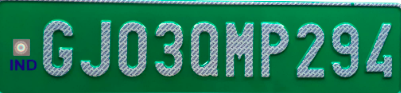
#> input picture images/input/plate4.png, 401 x 93 px
$ jupyter execute --allow-errors recognition-2.ipynb
#> lines starting #> are read from the running program, lines starting #| are printed output that depends on the picture; after the words box and inside, x2 and y2 are one past the last pixel; in counts of white or black regions, pixels touching at a corner belong together
[cell 1]
import cv2
import numpy as np
import matplotlib.pyplot as plt
from tensorflow.keras.models import Sequential
from tensorflow.keras.layers import Conv2D, MaxPooling2D, BatchNormalization, Flatten, Dense, Dropout

#> (a cell that did not finish here is left out)

[cell 3]
def preprocess_black_plate(image):
    # Convert the image to grayscale
    gray_image = cv2.cvtColor(image, cv2.COLOR_BGR2GRAY)

    # Apply thresholding to separate white text from black background
    _, binary_image = cv2.threshold(gray_image, 128, 255, cv2.THRESH_BINARY)

    # Apply noise removal using median filtering
    median_filtered = cv2.medianBlur(binary_image, 3)

    # Apply morphological operations to clean up the image
    kernel = np.ones((3, 3), np.uint8)
    opening = cv2.morphologyEx(median_filtered, cv2.MORPH_OPEN, kernel)
    binary_image = cv2.morphologyEx(opening, cv2.MORPH_CLOSE, kernel)

    return binary_image

[cell 4]
def segment_characters(image):
    # Resize the license plate image
    img_lp = cv2.resize(image, (333, 75))

    # Preprocess the image for black background and white text
    preprocessed_img = preprocess_black_plate(img_lp)

    LP_WIDTH = preprocessed_img.shape[0]
    LP_HEIGHT = preprocessed_img.shape[1]

    # Make borders white (since characters are black) to avoid false contour detection at edges
    preprocessed_img[0:3, :] = 255  # Top border
    preprocessed_img[:, 0:3] = 255  # Left border
    preprocessed_img[72:75, :] = 255  # Bottom border
    preprocessed_img[:, 330:333] = 255  # Right border

    # Estimate dimensions for contours
    dimensions = [LP_WIDTH/6, LP_WIDTH/2, LP_HEIGHT/10, 2*LP_HEIGHT/3]

    # Find contours and segment characters
    char_list = find_contours(dimensions, preprocessed_img)

    return char_list

[cell 5]
def find_contours(dimensions, img):
    # Invert the image before finding contours (since we're looking for white text now)
    img_inv = cv2.bitwise_not(img)
    cntrs, _ = cv2.findContours(img_inv.copy(), cv2.RETR_TREE, cv2.CHAIN_APPROX_SIMPLE)
    lower_width, upper_width, lower_height, upper_height = dimensions

    cntrs = sorted(cntrs, key=cv2.contourArea, reverse=True)[:15]

    x_cntr_list = []
    img_res = []
    for cntr in cntrs:
        intX, intY, intWidth, intHeight = cv2.boundingRect(cntr)

        if lower_width < intWidth < upper_width and lower_height < intHeight < upper_height:
            x_cntr_list.append(intX)
            char_copy = np.zeros((44, 24))
            char = img[intY:intY+intHeight, intX:intX+intWidth]
            char = cv2.resize(char, (20, 40))
            # No need to subtract from 255 here, as we want white text on black background
            char_copy[2:42, 2:22] = char
            img_res.append(char_copy)

    # Sort characters by x-coordinate
    indices = sorted(range(len(x_cntr_list)), key=lambda k: x_cntr_list[k])
    img_res_copy = [img_res[idx] for idx in indices]

    # Display detected contours
    plt.figure()
    plt.imshow(img, cmap='gray')
    plt.title('Character Contours')
    plt.axis('off')
    plt.show()

    return np.array(img_res_copy)

[cell 6]
# Helper function to format the characters for model input
def fix_dimension(img):
    new_img = np.zeros((28, 28, 3))
    for i in range(3):
        new_img[:, :, i] = img
    return new_img

[cell 7]
# Function to show results after character recognition
def show_results(char_list):
    dic = {i: c for i, c in enumerate('0123456789ABCDEFGHIJKLMNOPQRSTUVWXYZ')}
    output = []

    for ch in char_list:
        img = cv2.resize(ch, (28, 28), interpolation=cv2.INTER_AREA)
        img = fix_dimension(img)
        img = img.reshape(1, 28, 28, 3)
        y_ = model.predict(img)[0]
        character = dic[np.argmax(y_)]
        output.append(character)

    plate_number = ''.join(output)
    return plate_number

[cell 8]
# Load and process the license plate image
license_plate_img = cv2.imread('../images/input/plate4.png')
#> license_plate_img is the input picture: shape (93, 401, 3); mean B, G, R 90.7, 123.9, 38.2

# Display the original license plate image
plt.imshow(cv2.cvtColor(license_plate_img, cv2.COLOR_BGR2RGB))
plt.title('Input License Plate')
plt.axis('off')
plt.show()

# Segment characters from the license plate
char_list = segment_characters(license_plate_img)
#> in segment_characters, `img_lp = cv2.resize(image, (333, 75))`:
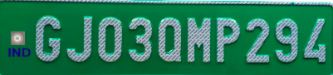
#> img_lp: shape (75, 333, 3); mean B, G, R 90.5, 123.7, 38.1
#> in preprocess_black_plate, `gray_image = cv2.cvtColor(image, cv2.COLOR_BGR2GRAY)`:
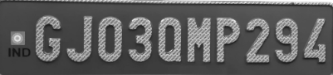
#> gray_image: shape (75, 333); min 22, max 255, mean 94.3
#> in preprocess_black_plate, `_, binary_image = cv2.threshold(gray_image, 128, 255, cv2.THRESH_BINARY)`:
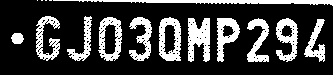
#> binary_image: shape (75, 333); 24.2% white; 16 white regions (4 under 20 px), largest, box (x1, y1, x2, y2) and area: (53, 0, 333, 6) 831, (188, 18, 210, 62) 692, (159, 17, 181, 61) 591
#> in preprocess_black_plate, `median_filtered = cv2.medianBlur(binary_image, 3)`:
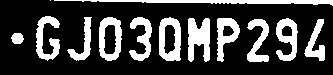
#> median_filtered: shape (75, 333); 24.9% white; 13 white regions (1 under 20 px), largest, box (x1, y1, x2, y2) and area: (54, 0, 333, 6) 824, (188, 18, 210, 62) 706, (159, 17, 181, 61) 620
#> in preprocess_black_plate, `opening = cv2.morphologyEx(median_filtered, cv2.MORPH_OPEN, kernel)`: opening: shape (75, 333); 24.4% white; 13 white regions (1 under 20 px), largest, box (x1, y1, x2, y2) and area: (99, 0, 333, 5) 758, (188, 18, 210, 61) 698, (159, 18, 181, 61) 612
#> in preprocess_black_plate, `binary_image = cv2.morphologyEx(opening, cv2.MORPH_CLOSE, kernel)`:
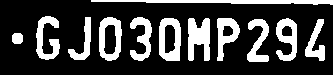
#> binary_image: shape (75, 333); 24.5% white; 12 white regions, largest, box (x1, y1, x2, y2) and area: (91, 0, 333, 5) 778, (188, 18, 210, 61) 702, (159, 18, 181, 61) 617
#> in segment_characters, `preprocessed_img[:, 330:333] = 255`:
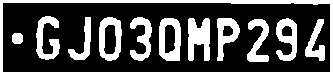
#> preprocessed_img: shape (75, 333); 31.5% white; 12 white regions, largest, box (x1, y1, x2, y2) and area: (0, 0, 333, 75) 2513, (188, 18, 210, 61) 702, (159, 18, 181, 61) 617
#> in find_contours, `img_inv = cv2.bitwise_not(img)`: img_inv: shape (75, 333); 68.5% white; 12 black regions
#> in find_contours, `cntrs, _ = cv2.findContours(img_inv.copy(), cv2.RETR_TREE, cv2.CHAIN_A..`: cntrs = 16 contours; largest, box (x1, y1, x2, y2) and area: (3, 3, 330, 72) 22068, (158, 17, 182, 62) 926, (98, 16, 123, 62) 926, (187, 17, 211, 62) 785, (275, 17, 298, 62) 696
#> in find_contours, `cntrs = sorted(cntrs, key=cv2.contourArea, reverse=True)[:15]`: cntrs = 15 contours; largest, box (x1, y1, x2, y2) and area: (3, 3, 330, 72) 22068, (158, 17, 182, 62) 926, (98, 16, 123, 62) 926, (187, 17, 211, 62) 785, (275, 17, 298, 62) 696
#> the loop in find_contours, `for cntr in cntrs:` made 15 passes
#> (intX, intY, intWidth, intHeight) on passes 1 to 12: (3, 3, 327, 69), (158, 17, 24, 45), (98, 16, 25, 46), (187, 17, 24, 45), (275, 17, 23, 45), (216, 17, 25, 45), (35, 15, 26, 46), (129, 16, 24, 46), (246, 18, 24, 45), (304, 18, 22, 44), (67, 16, 25, 45), (104, 25, 12, 29)
#> pass 3, in find_contours, `char = cv2.resize(char, (20, 40))`:
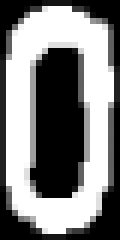
#> char: shape (40, 20) (shown 6 times larger); min 0, max 255, mean 127.4
#> after the loop in find_contours, `for cntr in cntrs:`:
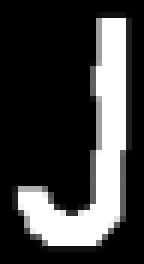
#> char_copy: shape (44, 24) float64 (shown 6 times larger); min 0, max 255, mean 62.1
#> after the loop in find_contours, `for cntr in cntrs:`: img_res = 10 items; x_cntr_list = [158, 98, 187, 275, 216, 35, 129, 246, 304, 67]
#> in find_contours, `indices = sorted(range(len(x_cntr_list)), key=lambda k: x_cntr_list[k])`: indices = [5, 9, 1, 6, 0, 2, 4, 7, 3, 8]
#> in find_contours, `img_res_copy = [img_res[idx] for idx in indices]`: img_res_copy = 10 items

# Display segmented characters
plt.figure(figsize=(10, 6))
for i, ch in enumerate(char_list):
    plt.subplot(1, len(char_list), i + 1)
    plt.imshow(ch, cmap='gray')
    plt.title(f'{i + 1}')
    plt.axis('off')
#> this loop made 10 passes
plt.show()
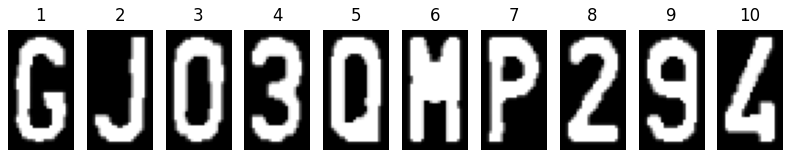
#> figure drawn by matplotlib, 10 panels

# Predict characters
#> (the rest of this cell did not finish here and is left out)

#> in show_results, `dic = {i: c for i, c in enumerate('0123456789ABCDEFGHIJKLMNOPQRSTUVWXY..`: dic = 36 items
#> the loop in show_results, `for ch in char_list:` made 1 pass
#> pass 1, in show_results, `img = cv2.resize(ch, (28, 28), interpolation=cv2.INTER_AREA)`:
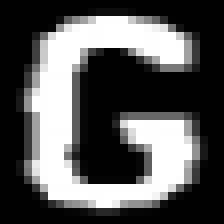
#> img: shape (28, 28) float64 (shown 8 times larger); min 0, max 255, mean 87.4
#> after the loop in show_results, `for ch in char_list:`: output = []
print(f"Predicted License Plate Number: {plate_number}")
